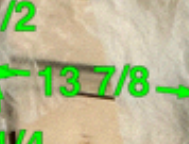
#> input picture Markup Cabinet Images/DEBUG_G4_crop_original.png, 189 x 144 px
$ python test_grayscale_vision.py DEBUG_G4_crop_original.png
#> lines starting #> are read from the running program, lines starting #| are printed output that depends on the picture
#!/usr/bin/env python3
"""
Test Vision API on grayscale version of page 3 to improve detection of both 23 dimensions.
"""

import cv2
import numpy as np
import os
import sys
import json
from google.cloud import vision
from google.oauth2 import service_account
import base64
from dotenv import load_dotenv

# Load environment variables from .env file
env_path = os.path.join(os.path.dirname(__file__), '.env')
load_dotenv(env_path)

def create_grayscale_image(input_path, output_path):
    """Convert image to grayscale and save it."""
#> called with input_path = 'DEBUG_G4_crop_original.png', output_path = 'DEBUG_G4_crop_original_grayscale.png'
    print(f"Reading image: {input_path}")
    image = cv2.imread(input_path)
#> image is the input picture: shape (144, 189, 3); mean B, G, R 141.9, 185.5, 178.3
    if image is None:
        print(f"Error: Could not read image from {input_path}")
        return False

    # Convert to grayscale
    gray = cv2.cvtColor(image, cv2.COLOR_BGR2GRAY)
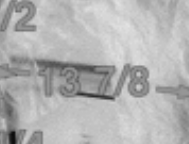
#> gray: shape (144, 189); min 12, max 227, mean 178.4

    # Save grayscale image
    cv2.imwrite(output_path, gray)
    print(f"Saved grayscale image to: {output_path}")

    # Show image dimensions
    height, width = gray.shape
#> height = 144; width = 189
    print(f"Image dimensions: {width}x{height}")
#| Image dimensions: 189x144

    return True

def test_vision_api(image_path):
    """Run Vision API on the image and look for '23' measurements."""
    print(f"\nTesting Vision API on: {image_path}")

    # Initialize Vision API client
    # Try both possible environment variable names
    api_key = os.environ.get('GOOGLE_VISION_API_KEY') or os.environ.get('GOOGLE_CLOUD_API_KEY')
    if not api_key:
        print("Error: GOOGLE_VISION_API_KEY environment variable not set")
        return None

    # Use API key directly without service account credentials
    from google.api_core import client_options
    options = client_options.ClientOptions(api_key=api_key)
    client = vision.ImageAnnotatorClient(client_options=options)

    # Read image
    with open(image_path, 'rb') as image_file:
        content = image_file.read()

    image = vision.Image(content=content)

    # Detect text
    print("Running text detection...")
    response = client.text_detection(image=image)
    texts = response.text_annotations

    if not texts:
        print("No text detected!")
        return []

    # Skip the first annotation which contains all text
    text_annotations = texts[1:] if len(texts) > 1 else []

    print(f"\nTotal text blocks detected: {len(text_annotations)}")

    # Look for "23" measurements
    twenty_three_found = []
    all_measurements = []

    for text in text_annotations:
        description = text.description.strip()

        # Track all potential measurements
        if any(char.isdigit() for char in description):
            vertices = text.bounding_poly.vertices
            x_coords = [v.x for v in vertices]
            y_coords = [v.y for v in vertices]
            center_x = sum(x_coords) // 4
            center_y = sum(y_coords) // 4

            measurement_info = {
                'text': description,
                'center': (center_x, center_y),
                'bounds': {
                    'x_min': min(x_coords),
                    'x_max': max(x_coords),
                    'y_min': min(y_coords),
                    'y_max': max(y_coords)
                }
            }

            all_measurements.append(measurement_info)

            # Special tracking for "23"
            if description == "23":
                twenty_three_found.append(measurement_info)

    # Display findings
    print(f"\n[OK] Found {len(twenty_three_found)} instances of '23':")
    for i, item in enumerate(twenty_three_found, 1):
        print(f"  {i}. '23' at position ({item['center'][0]}, {item['center'][1]})")

    # Show all numeric text for context
    print(f"\nAll numeric text detected ({len(all_measurements)} items):")
    # Group by approximate Y position (within 50 pixels)
    sorted_measurements = sorted(all_measurements, key=lambda x: (x['center'][1], x['center'][0]))

    current_y = -100
    for m in sorted_measurements:
        if abs(m['center'][1] - current_y) > 50:
            print()  # New line for different Y level
            current_y = m['center'][1]
        print(f"  '{m['text']}' at ({m['center'][0]}, {m['center'][1]})", end="  ")
    print()

    return twenty_three_found, all_measurements

def main():
    """Main function."""
    if len(sys.argv) > 1:
        input_image = sys.argv[1]
    else:
        input_image = "page_3.png"

    # Create grayscale version
    grayscale_image = input_image.replace('.png', '_grayscale.png')

    print("="*60)
    print("GRAYSCALE VISION API TEST FOR PAGE 3")
    print("="*60)

    # Convert to grayscale
    if not create_grayscale_image(input_image, grayscale_image):
        print("Failed to create grayscale image")
        return

    # Test both original and grayscale
    print("\n" + "="*60)
    print("TESTING ORIGINAL COLOR IMAGE")
    print("="*60)
#> (the run stopped early here; a loop or call above may not have finished)

$ run again, on Markup Cabinet Images/page_1_local_test_viz.png
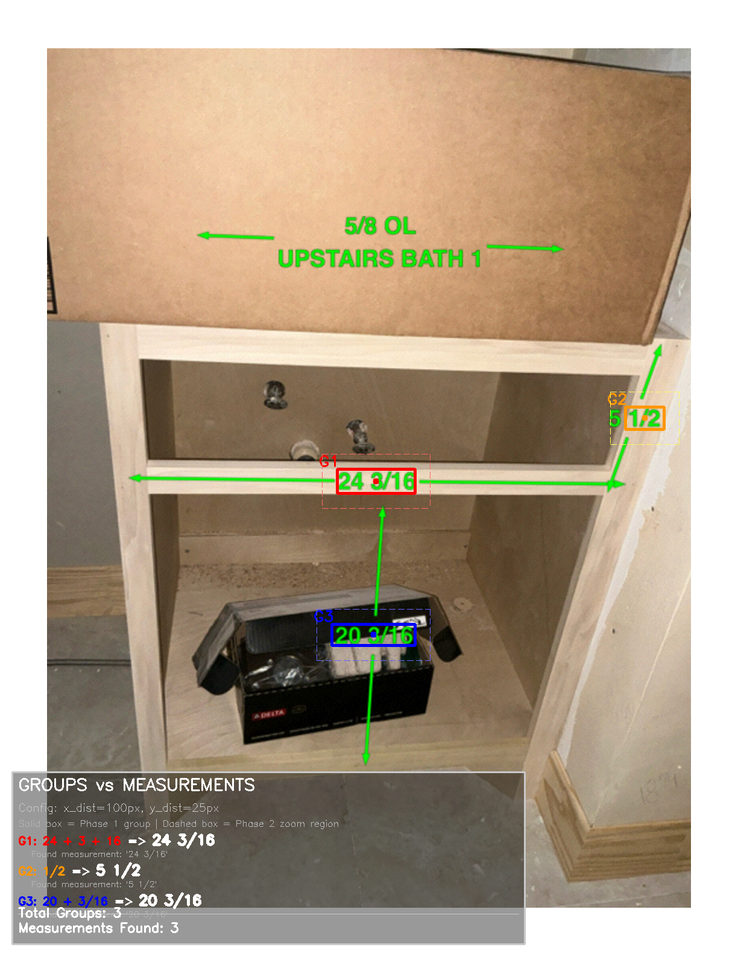
#> input picture Markup Cabinet Images/page_1_local_test_viz.png, 738 x 956 px, shrunk from 1224 x 1584 before the run
#> in create_grayscale_image, image is the input picture: shape (956, 738, 3); mean B, G, R 137, 158.1, 174.9
#> in create_grayscale_image, `gray = cv2.cvtColor(image, cv2.COLOR_BGR2GRAY)`:
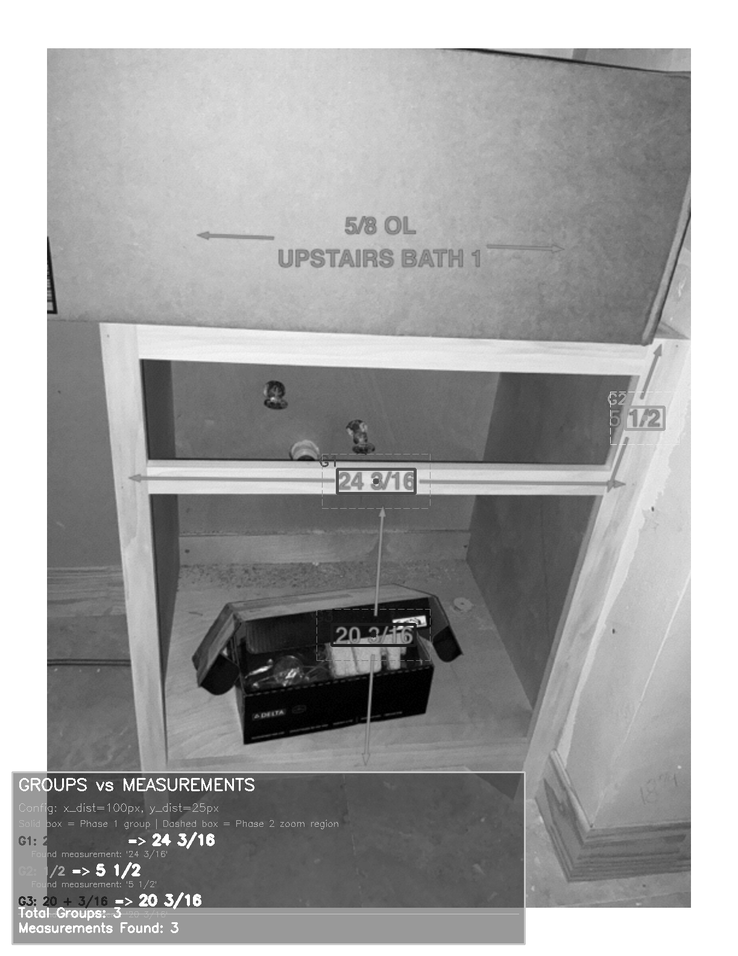
#> gray: shape (956, 738); min 0, max 255, mean 160.7
#| Image dimensions: 738x956
